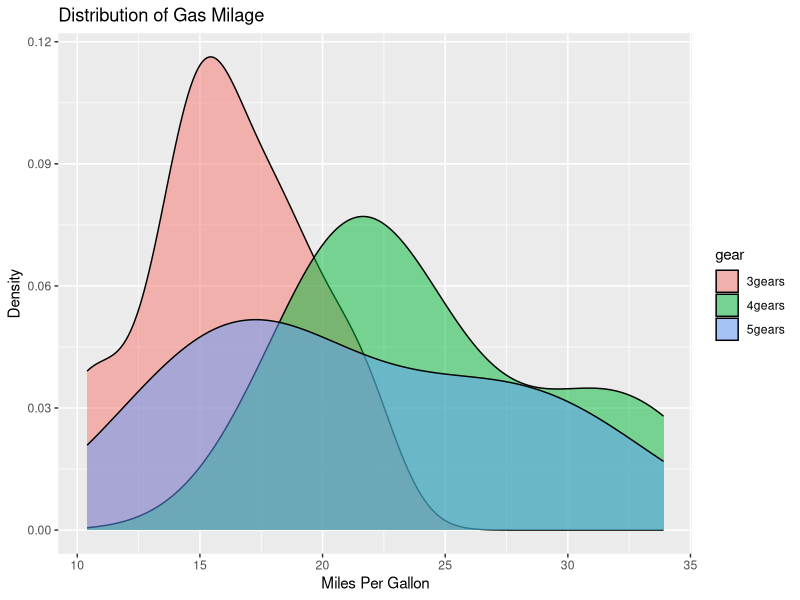
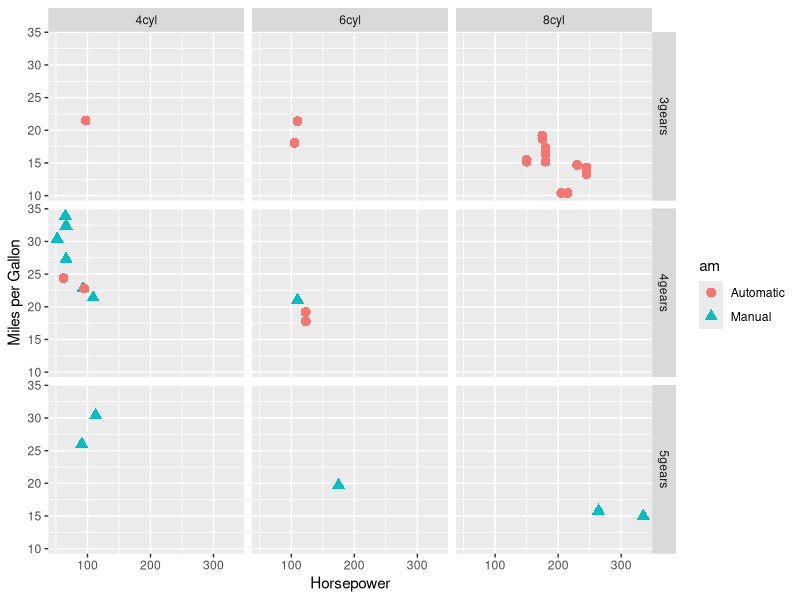
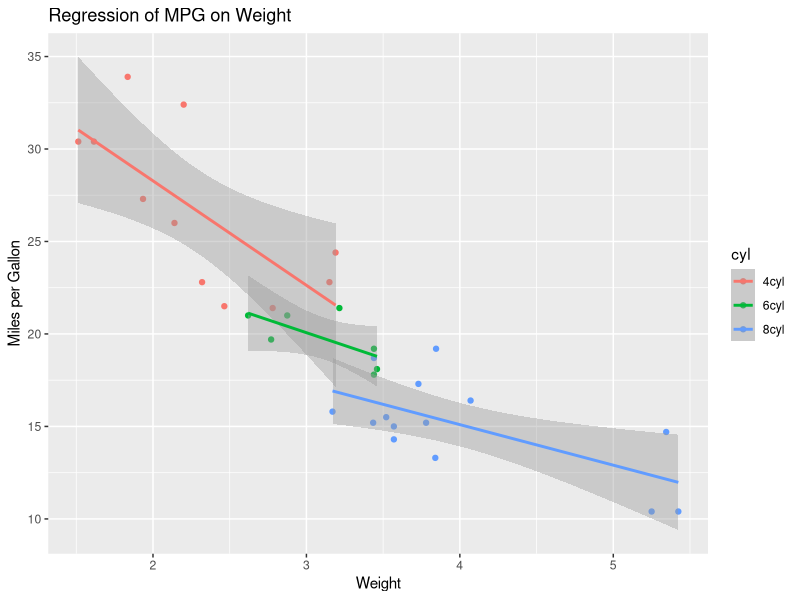
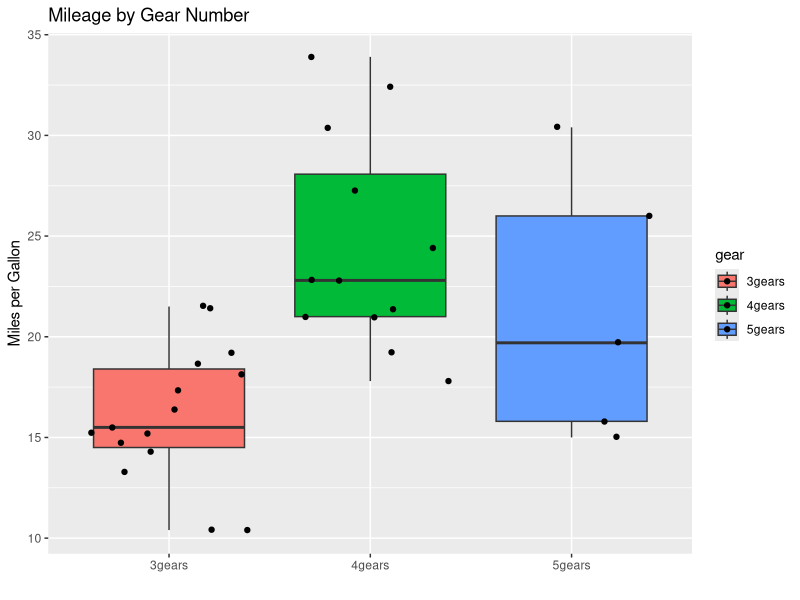

Write the R code that produced these figures, in order.
## ---- chunk 1

# ggplot2 examples
library(ggplot2)
data(mtcars)

# create factors with value labels
mtcars$gear <- factor(mtcars$gear,levels=c(3,4,5),
    labels=c("3gears","4gears","5gears"))
mtcars$am <- factor(mtcars$am,levels=c(0,1),
    labels=c("Automatic","Manual"))
mtcars$cyl <- factor(mtcars$cyl,levels=c(4,6,8),
   labels=c("4cyl","6cyl","8cyl"))
## ---- chunk 2
# Kernel density plots for mpg
# grouped by number of gears (indicated by color)
qplot(mpg, data=mtcars, geom="density", fill=gear, alpha=I(.5),
   main="Distribution of Gas Milage", xlab="Miles Per Gallon",
   ylab="Density")
## ---- chunk 3
# Scatterplot of mpg vs. hp for each combination of gears and cylinders
# in each facet, transmittion type is represented by shape and color
qplot(hp, mpg, data=mtcars, shape=am, color=am,
   facets=gear~cyl, size=I(3),
   xlab="Horsepower", ylab="Miles per Gallon")
## ---- chunk 4

# Separate regressions of mpg on weight for each number of cylinders
qplot(wt, mpg, data=mtcars, geom=c("point", "smooth"),
   method="lm", formula=y~x, color=cyl,
   main="Regression of MPG on Weight",
   xlab="Weight", ylab="Miles per Gallon")
## ---- chunk 5

# Boxplots of mpg by number of gears
# observations (points) are overlayed and jittered
qplot(gear, mpg, data=mtcars, geom=c("boxplot", "jitter"),
   fill=gear, main="Mileage by Gear Number",
   xlab="", ylab="Miles per Gallon")
